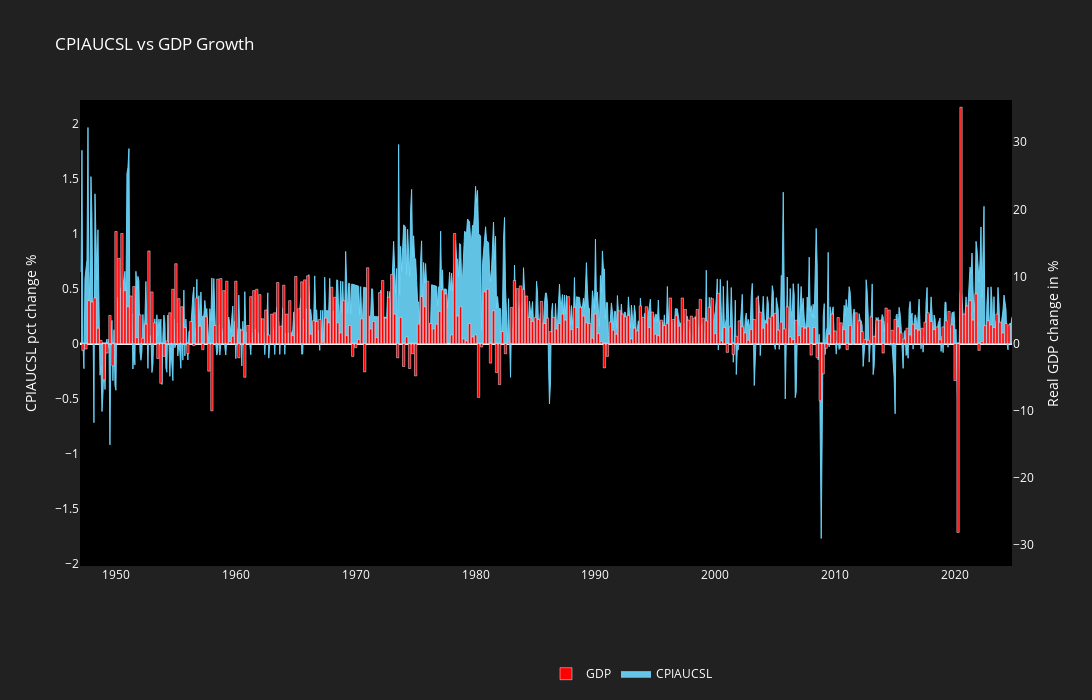

The cell this chart's notebook holds for it:
### Markdown cell above
- **CPIAUCSL vs GDP Growth**

### Code cell
fig = go.Figure()

fig.add_trace(go.Scatter(
    x=CPIAUCSL_df.index,
    y=CPIAUCSL_df['^ %'] * 100,
    name='CPIAUCSL',
    fill='tonexty',
    fillcolor='rgba(109,215,253, 0.9)',
    line=dict(color='rgba(109,215,253, 0.9)', width=1),
))

fig.add_trace(go.Bar(
    x=GDP_df.index,
    y=GDP_df['GDP'],
    name='GDP',
    marker=dict(color='red'),
    yaxis="y2"  
))

# ------------------------------------------------------------------------
level_a = 0  # Level on left y-axis
level_b = 0  # Matching level on right y-axis

# Define the ranges for each axis
range_left = [(CPIAUCSL_df['^ %'] * 100).min() - .25, (CPIAUCSL_df['^ %'] * 100).max() + .25]  # Min and max for right y-axis (to be adjusted)
range_right = [GDP_df['GDP'].min() - 5, GDP_df['GDP'].max() + 5]  # Min and max for left y-axis

# Calculate scaling factor to align levels
proportion = (level_a - range_left[0]) / (range_left[1] - range_left[0])  # Position of level_a
range_right[1] = range_right[0] + (level_b - range_right[0]) / proportion  # Adjust right range
# ------------------------------------------------------------------------

fig.update_layout(
    title=dict(text='CPIAUCSL vs GDP Growth'),
    width=1400,
    height=700,
    plot_bgcolor="black",
    paper_bgcolor="#212121",
    font=dict(color="white"),
    # hovermode="y unified",
    yaxis=dict(title="CPIAUCSL pct change %", exponentformat="none", range=range_left, showgrid=False),
    yaxis2=dict(title="Real GDP change in %", overlaying="y", side="right", range=range_right, showgrid=False),
    barmode="group",
    legend=dict(x=0.5, y=-0.2, orientation="h"),
    xaxis=dict(showgrid=False),
)

fig.show()

### Figure 1 — Plotly figure (JSON) as saved in the notebook; plotly's stock layout.template omitted (floating-point values rounded to 4 significant figures; data arrays with more than 128 entries replaced by an {"elided": "..."} marker saying what was removed)
{"data": [{"fill": "tonexty", "fillcolor": "rgba(109,215,253, 0.9)", "line": {"color": "rgba(109,215,253, 0.9)", "width": 1}, "name": "CPIAUCSL", "type": "scatter", "x": {"elided": "934 str values"}, "y": {"elided": "934 float values"}}, {"marker": {"color": "red"}, "name": "GDP", "type": "bar", "x": {"elided": "310 str values"}, "y": {"elided": "310 float values"}, "yaxis": "y2"}], "layout": {"barmode": "group", "font": {"color": "white"}, "height": 700, "legend": {"orientation": "h", "x": 0.5, "y": -0.2}, "paper_bgcolor": "#212121", "plot_bgcolor": "black", "title": {"text": "CPIAUCSL vs GDP Growth"}, "width": 1400, "xaxis": {"showgrid": false}, "yaxis": {"exponentformat": "none", "range": [-2.021, 2.214], "showgrid": false, "title": {"text": "CPIAUCSL pct change %"}}, "yaxis2": {"overlaying": "y", "range": [-33.1, 36.27], "showgrid": false, "side": "right", "title": {"text": "Real GDP change in %"}}}}
